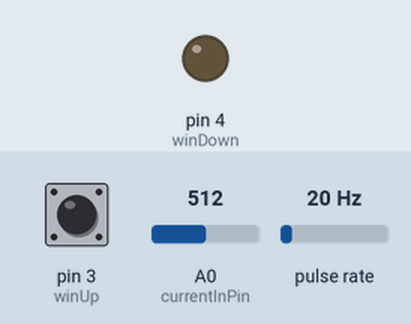
Simulated run of this sketch. Board: Arduino Uno, built with avr-gcc and run on an emulated ATmega328P. Shown: output pins drawn as LEDs (lit = HIGH). Wiring (inferred from the names in the program): pulse sensor: data pin 2. Dashed ring = blinking. Inputs (shaded band) come from the test bench; at power-on: A0 (currentInPin) = 512, pulse rate 20 Hz, pin 3 (winUp) HIGH. What the sketch prints to the serial monitor is not drawn.

Above: at 1.2 s.
1.3 s: A0 (currentInPin) set to 682
4.3 s: A0 (currentInPin) set to 709
At 5.1 s:
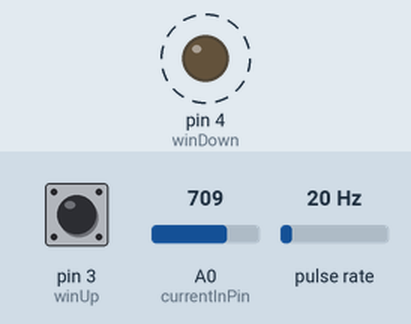
5.8 s: pulse rate (sensor on pin 2) set to 4 Hz
At 6.16 s:
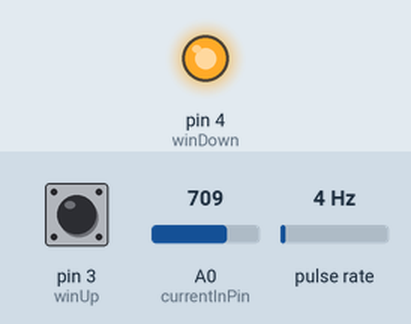
8.8 s: pin 3 (winUp) pulled LOW for 3.2 s
13.5 s: pulse rate (sensor on pin 2) set to 196 Hz
16.5 s: pin 3 (winUp) pulled LOW for 1 s
Timing chart, 0 to 68.0 s (numbered marks = the images above; inputs shaded):
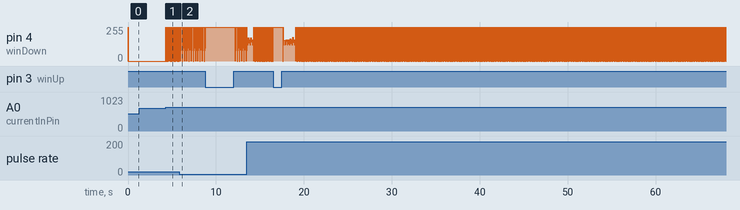

Measured:
- the behaviour switches between 696 and 697 on A0 (currentInPin) (found by bisection; images 0 and 1)
- after the input at 4.3 s, pin 4 (winDown): alternates 255/255 for 0.02 s and 0/255 for 0.03 s, starting at once

The sketch:

WindowSensor.ino
```cpp
#include <LowPower.h>

//Window Motor Auto System

const int winUp = 3; //window up pin
const int winDownAuto = 2; //window auto down signal pin
const int winDown = 4; //window down move

const int currentInPin = A0; //Analog pin 0
const int sensitivity = 100;
const int offsetV = 2500;
const double MAX_CURRENT = 9;
const unsigned long TIMEOUT_OFFSET = 6000;
const int AUTO_UP_TIMER = 500;
const int SLEEP_TIME = 5000;
unsigned long stopTime = 0;

volatile boolean awake = false;

void setup() {
	// put your setup code here, to run once:
	pinMode(currentInPin, INPUT);
	pinMode(winUp, INPUT_PULLUP); //this will change on the fly
	pinMode(winDownAuto, INPUT_PULLUP);
	pinMode(winDown, OUTPUT);
	digitalWrite(winDown, HIGH);
	Serial.begin(9600);

	//active when pulled to ground
	attachInterrupt(digitalPinToInterrupt(winUp), wakeUp, FALLING);
	attachInterrupt(digitalPinToInterrupt(winDownAuto), wakeUp, FALLING);
}

void loop() {
	while (awake) {
		Serial.println("Woke");
		//start timer and read pins
		unsigned long startTime = millis();

		float lowBound = .0f;
		float highBound = .0f;

		if (!digitalRead(winUp)) {
			//long press
			while (!digitalRead(winUp)) {
				unsigned long currentTime = millis();
				Serial.println(currentTime - startTime);
				//wait a few millis before engaging auto up
				if ((currentTime - startTime) > AUTO_UP_TIMER) {
					pinMode(winUp, OUTPUT);
					pinMode(winDown, INPUT_PULLUP);
					delay(200);
					digitalWrite(winUp, LOW);

					//make sure dont trip watchdog timer/current
					while (millis() < (currentTime + TIMEOUT_OFFSET) && (getCurrent() < MAX_CURRENT)) {
						Serial.println("Up");
						if (!digitalRead(winDown)) {
							break;
						}
					}
					//go back to input and stop commanding motor
					Serial.println("StopUp");
					digitalWrite(winUp, HIGH);
					pinMode(winUp, INPUT_PULLUP);
					pinMode(winDown, OUTPUT);
					stopTime = millis();
				}
			}
		}
		else if (!digitalRead(winDownAuto)) { //if autodown button pressed
			unsigned long currentTime = millis();
			//start moving down
			digitalWrite(winDown, LOW);
			//watchdogs
			while ((millis() < currentTime + TIMEOUT_OFFSET) && (getCurrent() < MAX_CURRENT)) {
				Serial.println("Down");
				if (!digitalRead(winUp)) {
					break;
				}
			}
			//stop moving
			Serial.println("StopDown");
			digitalWrite(winDown, HIGH);
			pinMode(winUp, INPUT_PULLUP);
			stopTime = millis();
		}
		else {
			//sleep till next interrupt after timer
			unsigned long currentTime = millis();
			if (stopTime + SLEEP_TIME < currentTime) {
				awake = false;
				stopTime = currentTime;
				Serial.println("Sleeping");
				Serial.flush();
				LowPower.powerDown(SLEEP_FOREVER, ADC_OFF, BOD_OFF);
			}
		}
	}
}

void wakeUp() {
	awake = true;
}

double getCurrent() {
	int adc = analogRead(currentInPin);
	float volt = (adc / 1024.0f) * 5000.0f; //mV reading
	float current = ((volt - offsetV) / sensitivity); //return current
	return (current < 0 ? -current : current); //make current positive
}
```
